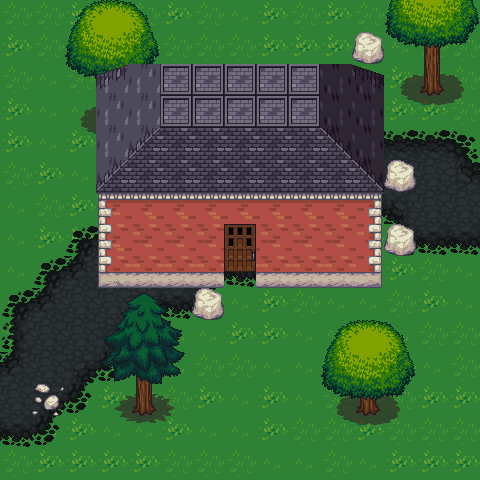

A 2D game scene composited from a Tiled map and its tileset images. What follows is a short description and the map's XML, with each tile layer's data collapsed to a summary:
An orthogonal 15x15 tile map with 32x32 px tiles, 6 tile layers (Grass, Path, Tree Trunk, Tree Top, ...), 60 tilesets.

<map version="1.0" orientation="orthogonal" renderorder="right-down" width="15" height="15" tilewidth="32" tileheight="32" nextobjectid="1">
 <tileset firstgid="1" name="barrel" tilewidth="32" tileheight="32" tilecount="8">
  <image source="../../../tiles/LPC/barrel.png" width="128" height="64" />
 </tileset>
 <tileset firstgid="9" name="brackish" tilewidth="32" tileheight="32" tilecount="18">
  <image source="../../../tiles/LPC/brackish.png" width="96" height="192" />
 </tileset>
 <tileset firstgid="27" name="bridges" tilewidth="32" tileheight="32" tilecount="42">
  <image source="../../../tiles/LPC/bridges.png" width="192" height="224" />
 </tileset>
 <tileset firstgid="69" name="buckets" tilewidth="32" tileheight="32" tilecount="6">
  <image source="../../../tiles/LPC/buckets.png" width="96" height="64" />
 </tileset>
 <tileset firstgid="75" name="cabinets" tilewidth="32" tileheight="32" tilecount="78">
  <image source="../../../tiles/LPC/cabinets.png" width="192" height="416" />
 </tileset>
 <tileset firstgid="153" name="cement" tilewidth="32" tileheight="32" tilecount="18">
  <image source="../../../tiles/LPC/cement.png" width="96" height="192" />
 </tileset>
 <tileset firstgid="171" name="cementstair" tilewidth="32" tileheight="32" tilecount="20">
  <image source="../../../tiles/LPC/cementstair.png" width="160" height="128" />
 </tileset>
 <tileset firstgid="191" name="chests" tilewidth="32" tileheight="32" tilecount="6">
  <image source="../../../tiles/LPC/chests.png" width="64" height="96" />
 </tileset>
 <tileset firstgid="197" name="collisions" tilewidth="32" tileheight="32" tilecount="1">
  <image source="../../../tiles/LPC/collisions.png" width="32" height="32" />
 </tileset>
 <tileset firstgid="198" name="country" tilewidth="32" tileheight="32" tilecount="20">
  <image source="../../../tiles/LPC/country.png" width="160" height="128" />
 </tileset>
 <tileset firstgid="218" name="cup" tilewidth="32" tileheight="32" tilecount="2">
  <image source="../../../tiles/LPC/cup.png" width="32" height="64" />
 </tileset>
 <tileset firstgid="220" name="dirt" tilewidth="32" tileheight="32" tilecount="18">
  <image source="../../../tiles/LPC/dirt.png" width="96" height="192" />
 </tileset>
 <tileset firstgid="238" name="dirt2" tilewidth="32" tileheight="32" tilecount="18">
  <image source="../../../tiles/LPC/dirt2.png" width="96" height="192" />
 </tileset>
 <tileset firstgid="256" name="dungeon" tilewidth="32" tileheight="32" tilecount="104">
  <image source="../../../tiles/LPC/dungeon.png" width="416" height="256" />
 </tileset>
 <tileset firstgid="360" name="grass" tilewidth="32" tileheight="32" tilecount="18">
  <image source="../../../tiles/LPC/grass.png" width="96" height="192" />
 </tileset>
 <tileset firstgid="378" name="grassalt" tilewidth="32" tileheight="32" tilecount="18">
  <image source="../../../tiles/LPC/grassalt.png" width="96" height="192" />
 </tileset>
 <tileset firstgid="396" name="hole" tilewidth="32" tileheight="32" tilecount="18">
  <image source="../../../tiles/LPC/hole.png" width="96" height="192" />
 </tileset>
 <tileset firstgid="414" name="holek" tilewidth="32" tileheight="32" tilecount="18">
  <image source="../../../tiles/LPC/holek.png" width="96" height="192" />
 </tileset>
 <tileset firstgid="432" name="holemid" tilewidth="32" tileheight="32" tilecount="18">
  <image source="../../../tiles/LPC/holemid.png" width="96" height="192" />
 </tileset>
 <tileset firstgid="450" name="house" tilewidth="32" tileheight="32" tilecount="63">
  <image source="../../../tiles/LPC/house.png" width="288" height="224" />
 </tileset>
 <tileset firstgid="513" name="inside" tilewidth="32" tileheight="32" tilecount="100">
  <image source="../../../tiles/LPC/inside.png" width="320" height="320" />
 </tileset>
 <tileset firstgid="613" name="kitchen" tilewidth="32" tileheight="32" tilecount="8">
  <image source="../../../tiles/LPC/kitchen.png" width="64" height="128" />
 </tileset>
 <tileset firstgid="621" name="lava" tilewidth="32" tileheight="32" tilecount="18">
  <image source="../../../tiles/LPC/lava.png" width="96" height="192" />
 </tileset>
 <tileset firstgid="639" name="lavarock" tilewidth="32" tileheight="32" tilecount="18">
  <image source="../../../tiles/LPC/lavarock.png" width="96" height="192" />
  <terraintypes>
   <terrain name="Path" tile="-1" />
  </terraintypes>
  <tile id="1" terrain="0,0,0," />
  <tile id="2" terrain="0,0,,0" />
  <tile id="4" terrain="0,,0,0" />
  <tile id="5" terrain=",0,0,0" />
  <tile id="6" terrain=",,,0" />
  <tile id="7" terrain=",,0,0" />
  <tile id="8" terrain=",,0," />
  <tile id="9" terrain=",0,,0" />
  <tile id="10" terrain="0,0,0,0" />
  <tile id="11" terrain="0,,0," />
  <tile id="12" terrain=",0,," />
  <tile id="13" terrain="0,0,," />
  <tile id="14" terrain="0,,," />
 </tileset>
 <tileset firstgid="657" name="mountains" tilewidth="32" tileheight="32" tilecount="108">
  <image source="../../../tiles/LPC/mountains.png" width="384" height="288" />
 </tileset>
 <tileset firstgid="765" name="rock" tilewidth="32" tileheight="32" tilecount="2">
  <image source="../../../tiles/LPC/rock.png" width="64" height="32" />
 </tileset>
 <tileset firstgid="767" name="shadow" tilewidth="32" tileheight="32" tilecount="10">
  <image source="../../../tiles/LPC/shadow.png" width="160" height="64" />
 </tileset>
 <tileset firstgid="777" name="signs" tilewidth="32" tileheight="32" tilecount="6">
  <image source="../../../tiles/LPC/signs.png" width="96" height="64" />
 </tileset>
 <tileset firstgid="783" name="soldier" tilewidth="32" tileheight="32" tilecount="144">
  <image source="../../../tiles/LPC/soldier.png" width="576" height="256" />
 </tileset>
 <tileset firstgid="927" name="stairs" tilewidth="32" tileheight="32" tilecount="112">
  <image source="../../../tiles/LPC/stairs.png" width="256" height="448" />
 </tileset>
 <tileset firstgid="1039" name="treetop" tilewidth="32" tileheight="32" tilecount="42">
  <image source="../../../tiles/LPC/treetop.png" width="192" height="224" />
 </tileset>
 <tileset firstgid="1081" name="trunk" tilewidth="32" tileheight="32" tilecount="18">
  <image source="../../../tiles/LPC/trunk.png" width="192" height="96" />
 </tileset>
 <tileset firstgid="1099" name="victoria" tilewidth="32" tileheight="32" tilecount="55">
  <image source="../../../tiles/LPC/victoria.png" width="352" height="160" />
 </tileset>
 <tileset firstgid="1154" name="water" tilewidth="32" tileheight="32" tilecount="18">
  <image source="../../../tiles/LPC/water.png" width="96" height="192" />
 </tileset>
 <tileset firstgid="1172" name="waterfall" tilewidth="32" tileheight="32" tilecount="15">
  <image source="../../../tiles/LPC/waterfall.png" width="96" height="160" />
 </tileset>
 <tileset firstgid="1187" name="watergrass" tilewidth="32" tileheight="32" tilecount="18">
  <image source="../../../tiles/LPC/watergrass.png" width="96" height="192" />
 </tileset>
 <tileset firstgid="1205" name="interior" tilewidth="32" tileheight="32" tilecount="256">
  <image source="../../../tiles/LPC_house_interior/interior.png" width="512" height="512" />
 </tileset>
 <tileset firstgid="1461" name="terrain" tilewidth="32" tileheight="32" tilecount="1024">
  <image source="../../../tiles/LPC_Terrain_0/terrain.png" width="1024" height="1024" />
 </tileset>
 <tileset firstgid="2485" name="miscellaneous" tilewidth="32" tileheight="32" tilecount="14">
  <image source="../../../tiles/miscellaneous.png" width="224" height="64" />
 </tileset>
 <tileset firstgid="2499" name="Building" tilewidth="32" tileheight="32" tilecount="64">
  <image source="../../../tiles/Skorpio's Pack/Building.png" width="256" height="256" />
 </tileset>
 <tileset firstgid="2563" name="Cars_final" tilewidth="32" tileheight="32" tilecount="132">
  <image source="../../../tiles/Skorpio's Pack/Cars_final.png" width="384" height="352" />
 </tileset>
 <tileset firstgid="2695" name="Fire" tilewidth="32" tileheight="32" tilecount="12">
  <image source="../../../tiles/Skorpio's Pack/Fire/Fire.png" width="192" height="64" />
 </tileset>
 <tileset firstgid="2707" name="Trashcan" tilewidth="32" tileheight="32" tilecount="4">
  <image source="../../../tiles/Skorpio's Pack/Fire/Trashcan.png" width="64" height="64" />
 </tileset>
 <tileset firstgid="2711" name="Interior-Furniture" tilewidth="32" tileheight="32" tilecount="256">
  <image source="../../../tiles/Skorpio's Pack/Interior-Furniture.png" width="512" height="512" />
 </tileset>
 <tileset firstgid="2967" name="Interior-Walls-Beige" tilewidth="32" tileheight="32" tilecount="100">
  <image source="../../../tiles/Skorpio's Pack/Interior-Walls-Beige.png" width="320" height="320" />
 </tileset>
 <tileset firstgid="3067" name="Interior-Walls-Blue" tilewidth="32" tileheight="32" tilecount="100">
  <image source="../../../tiles/Skorpio's Pack/Interior-Walls-Blue.png" width="320" height="320" />
 </tileset>
 <tileset firstgid="3167" name="Lamp_alternative" tilewidth="32" tileheight="32" tilecount="3">
  <image source="../../../tiles/Skorpio's Pack/Lamp_alternative.png" width="32" height="96" />
 </tileset>
 <tileset firstgid="3170" name="Laserfence" tilewidth="32" tileheight="32" tilecount="64">
  <image source="../../../tiles/Skorpio's Pack/Laserfence.png" width="256" height="256" />
 </tileset>
 <tileset firstgid="3234" name="Lightning1_reduced" tilewidth="32" tileheight="32" tilecount="6">
  <image source="../../../tiles/Skorpio's Pack/Lightning1_reduced.png" width="60" height="198" />
 </tileset>
 <tileset firstgid="3240" name="Lightning1" tilewidth="32" tileheight="32" tilecount="6">
  <image source="../../../tiles/Skorpio's Pack/Lightning1.png" width="60" height="198" />
 </tileset>
 <tileset firstgid="3246" name="Lightning2_reduced" tilewidth="32" tileheight="32" tilecount="6">
  <image source="../../../tiles/Skorpio's Pack/Lightning2_reduced.png" width="60" height="198" />
 </tileset>
 <tileset firstgid="3252" name="Lightning2" tilewidth="32" tileheight="32" tilecount="6">
  <image source="../../../tiles/Skorpio's Pack/Lightning2.png" width="60" height="198" />
 </tileset>
 <tileset firstgid="3258" name="Logos" tilewidth="32" tileheight="32" tilecount="16">
  <image source="../../../tiles/Skorpio's Pack/Logos.png" width="128" height="128" />
 </tileset>
 <tileset firstgid="3274" name="Objects" tilewidth="32" tileheight="32" tilecount="64">
  <image source="../../../tiles/Skorpio's Pack/Objects.png" width="256" height="256" />
 </tileset>
 <tileset firstgid="3338" name="Pipes-RustyWalls" tilewidth="32" tileheight="32" tilecount="88">
  <image source="../../../tiles/Skorpio's Pack/Pipes-RustyWalls.png" width="256" height="352" />
 </tileset>
 <tileset firstgid="3426" name="Sidewalk_dark" tilewidth="32" tileheight="32" tilecount="16">
  <image source="../../../tiles/Skorpio's Pack/Sidewalk_dark.png" width="128" height="128" />
 </tileset>
 <tileset firstgid="3442" name="Street" tilewidth="32" tileheight="32" tilecount="475">
  <image source="../../../tiles/Skorpio's Pack/Street.png" width="800" height="608" />
 </tileset>
 <tileset firstgid="3917" name="StreetCurve" tilewidth="32" tileheight="32" tilecount="256">
  <image source="../../../tiles/Skorpio's Pack/StreetCurve.png" width="512" height="512" />
 </tileset>
 <tileset firstgid="4173" name="Tracks" tilewidth="32" tileheight="32" tilecount="16">
  <image source="../../../tiles/Skorpio's Pack/Tracks.png" width="128" height="128" />
 </tileset>
 <tileset firstgid="4189" name="flowers_2" tilewidth="32" tileheight="32" tilecount="60">
  <image source="../../../tiles/flowers_2.png" width="320" height="192" />
 </tileset>
 <layer name="Grass" width="15" height="15">
  <data>[225 cells, 225 non-empty, 3 distinct tile ids]</data>
 </layer>
 <layer name="Path" width="15" height="15">
  <data>[225 cells, 72 non-empty, 13 distinct tile ids]</data>
 </layer>
 <layer name="Tree Trunk" width="15" height="15">
  <data>[225 cells, 36 non-empty, 18 distinct tile ids]</data>
 </layer>
 <layer name="Tree Top" width="15" height="15">
  <data>[225 cells, 33 non-empty, 18 distinct tile ids]</data>
 </layer>
 <layer name="Rocks" width="15" height="15">
  <data>[225 cells, 7 non-empty, 2 distinct tile ids]</data>
 </layer>
 <layer name="House" width="15" height="15">
  <data>[225 cells, 63 non-empty, 19 distinct tile ids]</data>
 </layer>
</map>
